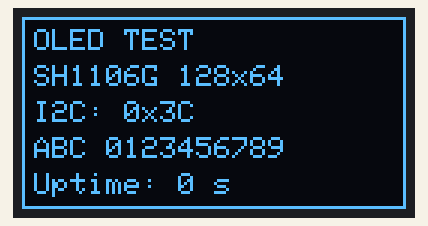
Simulated run of this sketch. Board: ESP32. Parts: 128×64 one-colour display. What the sketch prints to the serial monitor is not drawn.

Above: at 0.1 s.
At 4.1 s:
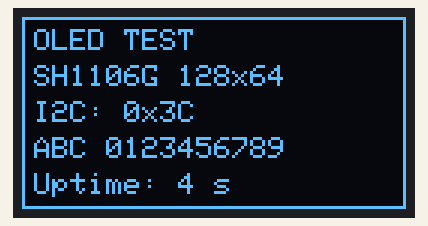
At 11.1 s:
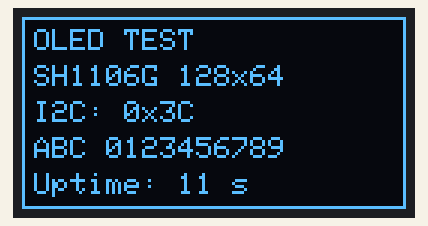
At 19.1 s:
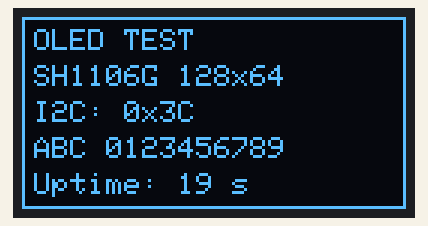
At 29.1 s:
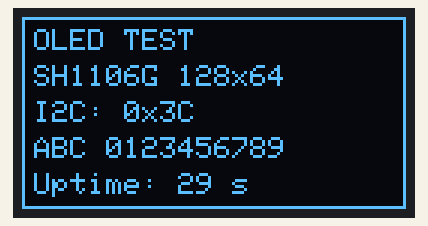
At 38.1 s:
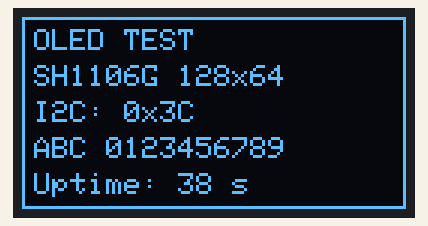

Measured:
- what the display in image 0 shows lasts 1.0 s, from 0.1 s to 1.1 s

The sketch:

esp32s3_oled_test.ino
```cpp
/*
 * ทดสอบแยกโมดูล: ESP32-S3 + OLED SH1106/SH1106G I2C 128x64
 * วงจร: OLED I2C VCC->3V3, GND->GND, SDA->GPIO8, SCL->GPIO9
 * ค่าเริ่มต้น SH1106 ตามจอผู้สอน; เปลี่ยน OLED_DRIVER ได้เมื่อใช้จอ SSD1306
 * ตรวจ ACK ที่ 0x3C/0x3D ไม่ได้ตรวจชนิด controller อัตโนมัติ
 * แสดงกรอบ/ข้อความคงที่และ uptime ทุกวินาที ไม่มีแถบหรือภาพเลื่อน
 * ไลบรารี: Adafruit SH110X, Adafruit GFX Library, Adafruit BusIO
 * ถ้าเลือก SSD1306 ให้ติดตั้ง Adafruit SSD1306 แทน Adafruit SH110X
 * Board: ESP32S3 Dev Module, Arduino-ESP32 core 3.x, Serial 115200
 */
#include <Arduino.h>
#include <Wire.h>
#include <Adafruit_GFX.h>

// เลือก driver ให้ตรงชิปบนจอ ไม่สามารถแยกจาก address หรือสีของจอได้
#define OLED_DRIVER_SH1106 1
#define OLED_DRIVER_SSD1306 2
#ifndef OLED_DRIVER
#define OLED_DRIVER OLED_DRIVER_SH1106
#endif

#if OLED_DRIVER == OLED_DRIVER_SH1106
#include <Adafruit_SH110X.h>
#elif OLED_DRIVER == OLED_DRIVER_SSD1306
#include <Adafruit_SSD1306.h>
#else
#error "OLED_DRIVER must be OLED_DRIVER_SH1106 or OLED_DRIVER_SSD1306"
#endif

#if !defined(CONFIG_IDF_TARGET_ESP32S3)
#error "Select ESP32S3 Dev Module; this sketch uses the course ESP32-S3 pin map"
#endif

constexpr uint8_t SDA_PIN = 8;
constexpr uint8_t SCL_PIN = 9;
constexpr uint8_t OLED_ADDRESSES[] = {0x3C, 0x3D};
constexpr int SCREEN_WIDTH = 128;
constexpr int SCREEN_HEIGHT = 64;
constexpr uint32_t I2C_CLOCK_HZ = 100000;
constexpr uint32_t UPDATE_MS = 1000;
// แต่ละ driver ใช้ framebuffer และคำสั่งส่งภาพของตนเอง
#if OLED_DRIVER == OLED_DRIVER_SH1106
constexpr char DRIVER_NAME[] = "SH1106G";
constexpr uint16_t PIXEL_ON = SH110X_WHITE;
Adafruit_SH1106G display(SCREEN_WIDTH, SCREEN_HEIGHT, &Wire, -1,
                        I2C_CLOCK_HZ, I2C_CLOCK_HZ);
#else
constexpr char DRIVER_NAME[] = "SSD1306";
constexpr uint16_t PIXEL_ON = SSD1306_WHITE;
Adafruit_SSD1306 display(SCREEN_WIDTH, SCREEN_HEIGHT, &Wire, -1,
                        I2C_CLOCK_HZ, I2C_CLOCK_HZ);
#endif
bool oledReady = false;
uint8_t oledAddress = 0;
uint32_t previousUpdateMs = 0;

bool initOled() {
  if (!Wire.begin(SDA_PIN, SCL_PIN, I2C_CLOCK_HZ)) {
    Serial.println("[OLED] I2C BEGIN FAILED");
    return false;
  }
  Wire.setTimeOut(50);
  // ใช้จอตัวเดียวและเลือก address แรกที่ตอบ ACK โดยเริ่มจาก 0x3C
  for (uint8_t address : OLED_ADDRESSES) {
    Wire.beginTransmission(address);
    if (Wire.endTransmission() == 0) {
      oledAddress = address;
      break;
    }
  }
  if (oledAddress == 0) {
    Serial.println("[OLED] NO ACK at 0x3C/0x3D: ตรวจไฟ/SDA8/SCL9");
    return false;
  }
  // SH110X ใช้บัส Wire ที่เริ่มไว้; core 3.x คงพินเดิมเมื่อ begin ซ้ำ
#if OLED_DRIVER == OLED_DRIVER_SH1106
  if (!display.begin(oledAddress, true)) {
#else
  // SSD1306 มี periphBegin=false เพื่อไม่เริ่ม Wire ซ้ำ
  if (!display.begin(SSD1306_SWITCHCAPVCC, oledAddress, true, false)) {
#endif
    Serial.println("[OLED] BUFFER/INIT FAILED");
    return false;
  }
  display.setRotation(0);
  display.setTextColor(PIXEL_ON);
  display.setTextWrap(false);
  Serial.printf("[OLED] driver=%s ACK=0x%02X init=OK SDA=%u SCL=%u\n",
                DRIVER_NAME, oledAddress, SDA_PIN, SCL_PIN);
  Serial.println("[OLED] ตรวจกรอบครบ 4 ด้าน ข้อความอ่านได้ และ uptime เปลี่ยนบนจอจริง");
  return true;
}

void drawTestFrame(uint32_t now) {
  const unsigned long uptimeSeconds = now / 1000;
  // ตำแหน่งกรอบ/ข้อความคงที่ เปลี่ยนเฉพาะตัวเลขเพื่อแยกจากอาการภาพเลื่อน
  display.clearDisplay();
  display.drawRect(0, 0, SCREEN_WIDTH, SCREEN_HEIGHT, PIXEL_ON);
  display.setTextSize(1);
  display.setCursor(4, 4);
  display.print("OLED TEST");
  display.setCursor(4, 16);
  display.print(DRIVER_NAME);
  display.print(" 128x64");
  display.setCursor(4, 28);
  display.print("I2C: 0x");
  display.print(oledAddress, HEX);
  display.setCursor(4, 40);
  display.print("ABC 0123456789");
  display.setCursor(4, 52);
  display.print("Uptime: ");
  display.print(uptimeSeconds);
  display.print(" s");
  display.display();
  Serial.printf("[OLED] driver=%s uptime=%lu s; ตรวจภาพบนจอจริง\n",
                DRIVER_NAME, uptimeSeconds);
}

void setup() {
  Serial.begin(115200);
  oledReady = initOled();
  if (oledReady) {
    previousUpdateMs = millis();
    drawTestFrame(previousUpdateMs);
  }
}

void loop() {
  const uint32_t now = millis();
  if (!oledReady) {
    if (now - previousUpdateMs >= UPDATE_MS) {
      previousUpdateMs = now;
      Serial.println("[OLED] NOT READY: ตรวจสาย/รุ่นจอ แล้ว Reset เพื่อเริ่มใหม่");
    }
    return;
  }
  // อัปเดตทุกวินาทีโดยไม่ใช้คำสั่งเลื่อนภาพหรือแถบ DEMO
  if (now - previousUpdateMs >= UPDATE_MS) {
    previousUpdateMs = now;
    drawTestFrame(now);
  }
}
```
